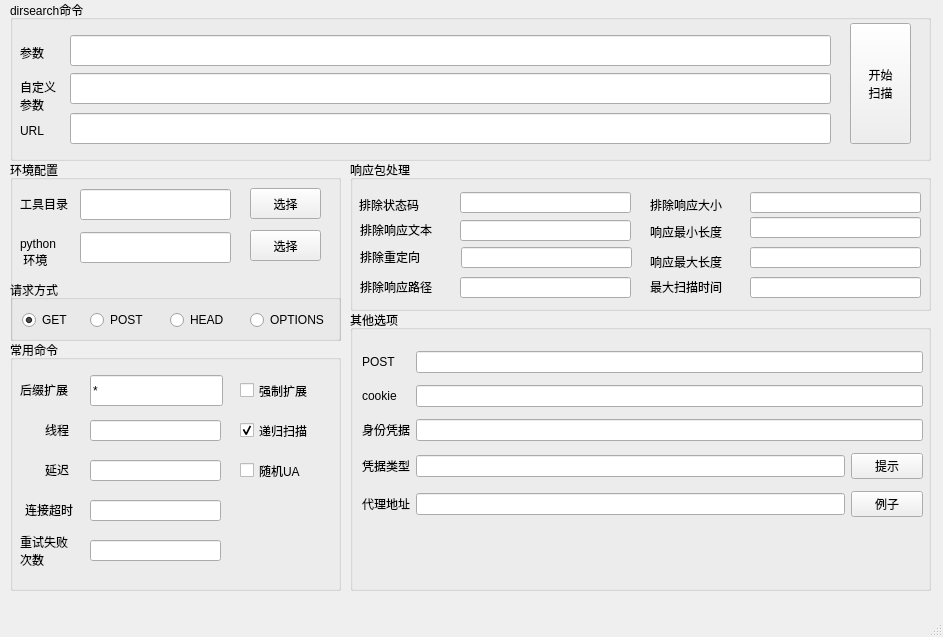
<?xml version="1.0" encoding="UTF-8"?>
<ui version="4.0">
 <class>MainWindow</class>
 <widget class="QMainWindow" name="MainWindow">
  <property name="geometry">
   <rect>
    <x>0</x>
    <y>0</y>
    <width>943</width>
    <height>637</height>
   </rect>
  </property>
  <property name="windowTitle">
   <string>dirsearch_gui</string>
  </property>
  <property name="windowIcon">
   <iconset>
    <normaloff>:/png/1.ico</normaloff>:/png/1.ico</iconset>
  </property>
  <widget class="QWidget" name="centralwidget">
   <widget class="QGroupBox" name="groupBox">
    <property name="geometry">
     <rect>
      <x>10</x>
      <y>0</y>
      <width>921</width>
      <height>161</height>
     </rect>
    </property>
    <property name="title">
     <string>dirsearch命令</string>
    </property>
    <widget class="QLabel" name="label">
     <property name="geometry">
      <rect>
       <x>10</x>
       <y>43</y>
       <width>41</width>
       <height>20</height>
      </rect>
     </property>
     <property name="styleSheet">
      <string notr="true"/>
     </property>
     <property name="text">
      <string>参数</string>
     </property>
    </widget>
    <widget class="QLineEdit" name="parameter">
     <property name="geometry">
      <rect>
       <x>60</x>
       <y>35</y>
       <width>761</width>
       <height>31</height>
      </rect>
     </property>
    </widget>
    <widget class="QLabel" name="label_2">
     <property name="geometry">
      <rect>
       <x>10</x>
       <y>80</y>
       <width>51</width>
       <height>31</height>
      </rect>
     </property>
     <property name="styleSheet">
      <string notr="true"/>
     </property>
     <property name="text">
      <string>自定义
参数</string>
     </property>
    </widget>
    <widget class="QLineEdit" name="other_input">
     <property name="geometry">
      <rect>
       <x>60</x>
       <y>73</y>
       <width>761</width>
       <height>31</height>
      </rect>
     </property>
    </widget>
    <widget class="QPushButton" name="scan_start">
     <property name="geometry">
      <rect>
       <x>840</x>
       <y>23</y>
       <width>61</width>
       <height>121</height>
      </rect>
     </property>
     <property name="text">
      <string>开始
扫描</string>
     </property>
    </widget>
    <widget class="QLineEdit" name="input_url">
     <property name="geometry">
      <rect>
       <x>60</x>
       <y>113</y>
       <width>761</width>
       <height>31</height>
      </rect>
     </property>
    </widget>
    <widget class="QLabel" name="label_5">
     <property name="geometry">
      <rect>
       <x>10</x>
       <y>123</y>
       <width>41</width>
       <height>16</height>
      </rect>
     </property>
     <property name="styleSheet">
      <string notr="true"/>
     </property>
     <property name="text">
      <string>URL</string>
     </property>
    </widget>
   </widget>
   <widget class="QGroupBox" name="groupBox_3">
    <property name="geometry">
     <rect>
      <x>350</x>
      <y>160</y>
      <width>581</width>
      <height>151</height>
     </rect>
    </property>
    <property name="title">
     <string>响应包处理</string>
    </property>
    <widget class="QLabel" name="label_15">
     <property name="geometry">
      <rect>
       <x>10</x>
       <y>117</y>
       <width>101</width>
       <height>20</height>
      </rect>
     </property>
     <property name="styleSheet">
      <string notr="true"/>
     </property>
     <property name="text">
      <string>排除响应路径</string>
     </property>
    </widget>
    <widget class="QLineEdit" name="input_exclude_redirect">
     <property name="geometry">
      <rect>
       <x>111</x>
       <y>87</y>
       <width>171</width>
       <height>21</height>
      </rect>
     </property>
     <property name="text">
      <string/>
     </property>
    </widget>
    <widget class="QLabel" name="label_12">
     <property name="geometry">
      <rect>
       <x>9</x>
       <y>37</y>
       <width>91</width>
       <height>16</height>
      </rect>
     </property>
     <property name="styleSheet">
      <string notr="true"/>
     </property>
     <property name="text">
      <string>排除状态码</string>
     </property>
    </widget>
    <widget class="QLabel" name="label_14">
     <property name="geometry">
      <rect>
       <x>10</x>
       <y>87</y>
       <width>91</width>
       <height>20</height>
      </rect>
     </property>
     <property name="styleSheet">
      <string notr="true"/>
     </property>
     <property name="text">
      <string>排除重定向</string>
     </property>
    </widget>
    <widget class="QLineEdit" name="input_exclude_response">
     <property name="geometry">
      <rect>
       <x>110</x>
       <y>117</y>
       <width>171</width>
       <height>21</height>
      </rect>
     </property>
     <property name="text">
      <string/>
     </property>
    </widget>
    <widget class="QLineEdit" name="input_exclude_status">
     <property name="geometry">
      <rect>
       <x>110</x>
       <y>32</y>
       <width>171</width>
       <height>21</height>
      </rect>
     </property>
     <property name="text">
      <string/>
     </property>
    </widget>
    <widget class="QLineEdit" name="input_exclude_texts">
     <property name="geometry">
      <rect>
       <x>110</x>
       <y>60</y>
       <width>171</width>
       <height>21</height>
      </rect>
     </property>
     <property name="text">
      <string/>
     </property>
    </widget>
    <widget class="QLabel" name="label_13">
     <property name="geometry">
      <rect>
       <x>10</x>
       <y>60</y>
       <width>91</width>
       <height>20</height>
      </rect>
     </property>
     <property name="styleSheet">
      <string notr="true"/>
     </property>
     <property name="text">
      <string>排除响应文本</string>
     </property>
    </widget>
    <widget class="QLabel" name="label_16">
     <property name="geometry">
      <rect>
       <x>300</x>
       <y>37</y>
       <width>91</width>
       <height>16</height>
      </rect>
     </property>
     <property name="styleSheet">
      <string notr="true"/>
     </property>
     <property name="text">
      <string>排除响应大小</string>
     </property>
    </widget>
    <widget class="QLineEdit" name="input_exclude_sizes">
     <property name="geometry">
      <rect>
       <x>400</x>
       <y>32</y>
       <width>171</width>
       <height>21</height>
      </rect>
     </property>
     <property name="text">
      <string/>
     </property>
    </widget>
    <widget class="QLineEdit" name="input_min_response_size">
     <property name="geometry">
      <rect>
       <x>400</x>
       <y>57</y>
       <width>171</width>
       <height>21</height>
      </rect>
     </property>
     <property name="text">
      <string/>
     </property>
    </widget>
    <widget class="QLabel" name="label_18">
     <property name="geometry">
      <rect>
       <x>300</x>
       <y>62</y>
       <width>91</width>
       <height>20</height>
      </rect>
     </property>
     <property name="styleSheet">
      <string notr="true"/>
     </property>
     <property name="text">
      <string>响应最小长度</string>
     </property>
    </widget>
    <widget class="QLabel" name="label_19">
     <property name="geometry">
      <rect>
       <x>300</x>
       <y>92</y>
       <width>91</width>
       <height>20</height>
      </rect>
     </property>
     <property name="styleSheet">
      <string notr="true"/>
     </property>
     <property name="text">
      <string>响应最大长度</string>
     </property>
    </widget>
    <widget class="QLineEdit" name="input_max_response_size">
     <property name="geometry">
      <rect>
       <x>400</x>
       <y>87</y>
       <width>171</width>
       <height>21</height>
      </rect>
     </property>
     <property name="text">
      <string/>
     </property>
    </widget>
    <widget class="QLabel" name="label_20">
     <property name="geometry">
      <rect>
       <x>300</x>
       <y>117</y>
       <width>91</width>
       <height>20</height>
      </rect>
     </property>
     <property name="styleSheet">
      <string notr="true"/>
     </property>
     <property name="text">
      <string>最大扫描时间</string>
     </property>
    </widget>
    <widget class="QLineEdit" name="input_max_time">
     <property name="geometry">
      <rect>
       <x>400</x>
       <y>117</y>
       <width>171</width>
       <height>21</height>
      </rect>
     </property>
     <property name="text">
      <string/>
     </property>
    </widget>
   </widget>
   <widget class="QGroupBox" name="groupBox_5">
    <property name="geometry">
     <rect>
      <x>350</x>
      <y>310</y>
      <width>581</width>
      <height>281</height>
     </rect>
    </property>
    <property name="title">
     <string>其他选项</string>
    </property>
    <widget class="QWidget" name="">
     <property name="geometry">
      <rect>
       <x>12</x>
       <y>35</y>
       <width>561</width>
       <height>181</height>
      </rect>
     </property>
     <layout class="QGridLayout" name="gridLayout">
      <item row="0" column="0">
       <widget class="QLabel" name="label_6">
        <property name="styleSheet">
         <string notr="true"/>
        </property>
        <property name="text">
         <string>POST</string>
        </property>
       </widget>
      </item>
      <item row="0" column="1">
       <widget class="QLineEdit" name="input_post_data"/>
      </item>
      <item row="1" column="0">
       <widget class="QLabel" name="label_7">
        <property name="styleSheet">
         <string notr="true"/>
        </property>
        <property name="text">
         <string>cookie</string>
        </property>
       </widget>
      </item>
      <item row="1" column="1">
       <widget class="QLineEdit" name="input_cookie"/>
      </item>
      <item row="2" column="0">
       <widget class="QLabel" name="label_17">
        <property name="styleSheet">
         <string notr="true"/>
        </property>
        <property name="text">
         <string>身份凭据</string>
        </property>
       </widget>
      </item>
      <item row="2" column="1">
       <widget class="QLineEdit" name="input_auth"/>
      </item>
      <item row="3" column="0" colspan="2">
       <layout class="QHBoxLayout" name="horizontalLayout">
        <item>
         <widget class="QLabel" name="label_23">
          <property name="styleSheet">
           <string notr="true"/>
          </property>
          <property name="text">
           <string>凭据类型</string>
          </property>
         </widget>
        </item>
        <item>
         <widget class="QLineEdit" name="input_auth_type">
          <property name="text">
           <string/>
          </property>
         </widget>
        </item>
        <item>
         <widget class="QPushButton" name="auth_tips">
          <property name="maximumSize">
           <size>
            <width>72</width>
            <height>16777215</height>
           </size>
          </property>
          <property name="text">
           <string>提示</string>
          </property>
         </widget>
        </item>
       </layout>
      </item>
      <item row="4" column="0" colspan="2">
       <layout class="QHBoxLayout" name="horizontalLayout_2">
        <item>
         <widget class="QLabel" name="label_24">
          <property name="styleSheet">
           <string notr="true"/>
          </property>
          <property name="text">
           <string>代理地址</string>
          </property>
         </widget>
        </item>
        <item>
         <widget class="QLineEdit" name="input_proxy">
          <property name="text">
           <string/>
          </property>
         </widget>
        </item>
        <item>
         <widget class="QPushButton" name="auth_tips_2">
          <property name="maximumSize">
           <size>
            <width>72</width>
            <height>16777215</height>
           </size>
          </property>
          <property name="text">
           <string>例子</string>
          </property>
         </widget>
        </item>
       </layout>
      </item>
     </layout>
    </widget>
   </widget>
   <widget class="QGroupBox" name="groupBox_2">
    <property name="geometry">
     <rect>
      <x>10</x>
      <y>160</y>
      <width>331</width>
      <height>181</height>
     </rect>
    </property>
    <property name="title">
     <string>环境配置</string>
    </property>
    <widget class="QLabel" name="label_3">
     <property name="geometry">
      <rect>
       <x>10</x>
       <y>34</y>
       <width>61</width>
       <height>20</height>
      </rect>
     </property>
     <property name="styleSheet">
      <string notr="true"/>
     </property>
     <property name="text">
      <string>工具目录</string>
     </property>
    </widget>
    <widget class="QLineEdit" name="input_dirsearch">
     <property name="geometry">
      <rect>
       <x>70</x>
       <y>29</y>
       <width>151</width>
       <height>31</height>
      </rect>
     </property>
    </widget>
    <widget class="QPushButton" name="select_dirsearch">
     <property name="geometry">
      <rect>
       <x>240</x>
       <y>28</y>
       <width>71</width>
       <height>31</height>
      </rect>
     </property>
     <property name="text">
      <string>选择</string>
     </property>
    </widget>
    <widget class="QLabel" name="label_4">
     <property name="geometry">
      <rect>
       <x>10</x>
       <y>77</y>
       <width>51</width>
       <height>31</height>
      </rect>
     </property>
     <property name="styleSheet">
      <string notr="true"/>
     </property>
     <property name="text">
      <string>python
 环境</string>
     </property>
    </widget>
    <widget class="QLineEdit" name="input_python">
     <property name="geometry">
      <rect>
       <x>70</x>
       <y>72</y>
       <width>151</width>
       <height>31</height>
      </rect>
     </property>
     <property name="minimumSize">
      <size>
       <width>27</width>
       <height>0</height>
      </size>
     </property>
     <property name="maximumSize">
      <size>
       <width>16777215</width>
       <height>16777215</height>
      </size>
     </property>
     <property name="text">
      <string/>
     </property>
    </widget>
    <widget class="QPushButton" name="select_python">
     <property name="geometry">
      <rect>
       <x>240</x>
       <y>70</y>
       <width>71</width>
       <height>31</height>
      </rect>
     </property>
     <property name="text">
      <string>选择</string>
     </property>
    </widget>
    <widget class="QGroupBox" name="groupBox_6">
     <property name="geometry">
      <rect>
       <x>0</x>
       <y>120</y>
       <width>331</width>
       <height>81</height>
      </rect>
     </property>
     <property name="title">
      <string>请求方式</string>
     </property>
     <widget class="QRadioButton" name="radio_GET">
      <property name="geometry">
       <rect>
        <x>12</x>
        <y>32</y>
        <width>61</width>
        <height>16</height>
       </rect>
      </property>
      <property name="text">
       <string>GET</string>
      </property>
      <property name="checked">
       <bool>true</bool>
      </property>
      <property name="autoRepeat">
       <bool>false</bool>
      </property>
     </widget>
     <widget class="QRadioButton" name="radio_POST">
      <property name="geometry">
       <rect>
        <x>80</x>
        <y>32</y>
        <width>81</width>
        <height>16</height>
       </rect>
      </property>
      <property name="text">
       <string>POST</string>
      </property>
     </widget>
     <widget class="QRadioButton" name="radio_HEAD">
      <property name="geometry">
       <rect>
        <x>160</x>
        <y>32</y>
        <width>71</width>
        <height>16</height>
       </rect>
      </property>
      <property name="text">
       <string>HEAD</string>
      </property>
     </widget>
     <widget class="QRadioButton" name="radio_OPTIONS">
      <property name="geometry">
       <rect>
        <x>240</x>
        <y>32</y>
        <width>91</width>
        <height>16</height>
       </rect>
      </property>
      <property name="text">
       <string>OPTIONS</string>
      </property>
     </widget>
    </widget>
   </widget>
   <widget class="QGroupBox" name="groupBox_4">
    <property name="geometry">
     <rect>
      <x>10</x>
      <y>340</y>
      <width>331</width>
      <height>251</height>
     </rect>
    </property>
    <property name="title">
     <string>常用命令</string>
    </property>
    <widget class="QLabel" name="label_9">
     <property name="geometry">
      <rect>
       <x>10</x>
       <y>40</y>
       <width>61</width>
       <height>20</height>
      </rect>
     </property>
     <property name="styleSheet">
      <string notr="true"/>
     </property>
     <property name="text">
      <string>后缀扩展</string>
     </property>
    </widget>
    <widget class="QLineEdit" name="input_EXTENSIONS">
     <property name="geometry">
      <rect>
       <x>80</x>
       <y>35</y>
       <width>133</width>
       <height>31</height>
      </rect>
     </property>
     <property name="text">
      <string>*</string>
     </property>
     <property name="readOnly">
      <bool>false</bool>
     </property>
    </widget>
    <widget class="QCheckBox" name="force_extensions">
     <property name="geometry">
      <rect>
       <x>230</x>
       <y>40</y>
       <width>91</width>
       <height>21</height>
      </rect>
     </property>
     <property name="styleSheet">
      <string notr="true"/>
     </property>
     <property name="text">
      <string>强制扩展</string>
     </property>
    </widget>
    <widget class="QLabel" name="label_10">
     <property name="geometry">
      <rect>
       <x>35</x>
       <y>80</y>
       <width>41</width>
       <height>20</height>
      </rect>
     </property>
     <property name="styleSheet">
      <string notr="true"/>
     </property>
     <property name="text">
      <string>线程</string>
     </property>
    </widget>
    <widget class="QLineEdit" name="input_threads">
     <property name="geometry">
      <rect>
       <x>80</x>
       <y>80</y>
       <width>131</width>
       <height>21</height>
      </rect>
     </property>
     <property name="text">
      <string/>
     </property>
    </widget>
    <widget class="QLabel" name="label_11">
     <property name="geometry">
      <rect>
       <x>35</x>
       <y>120</y>
       <width>41</width>
       <height>20</height>
      </rect>
     </property>
     <property name="styleSheet">
      <string notr="true"/>
     </property>
     <property name="text">
      <string>延迟</string>
     </property>
    </widget>
    <widget class="QLineEdit" name="input_delay">
     <property name="geometry">
      <rect>
       <x>80</x>
       <y>120</y>
       <width>131</width>
       <height>21</height>
      </rect>
     </property>
     <property name="text">
      <string/>
     </property>
    </widget>
    <widget class="QLabel" name="label_21">
     <property name="geometry">
      <rect>
       <x>15</x>
       <y>160</y>
       <width>61</width>
       <height>20</height>
      </rect>
     </property>
     <property name="styleSheet">
      <string notr="true"/>
     </property>
     <property name="text">
      <string>连接超时</string>
     </property>
    </widget>
    <widget class="QLineEdit" name="input_timeout">
     <property name="geometry">
      <rect>
       <x>80</x>
       <y>160</y>
       <width>131</width>
       <height>21</height>
      </rect>
     </property>
     <property name="text">
      <string/>
     </property>
    </widget>
    <widget class="QCheckBox" name="recursive">
     <property name="geometry">
      <rect>
       <x>230</x>
       <y>80</y>
       <width>91</width>
       <height>21</height>
      </rect>
     </property>
     <property name="styleSheet">
      <string notr="true"/>
     </property>
     <property name="text">
      <string>递归扫描</string>
     </property>
     <property name="checked">
      <bool>true</bool>
     </property>
    </widget>
    <widget class="QCheckBox" name="random_agent">
     <property name="geometry">
      <rect>
       <x>230</x>
       <y>120</y>
       <width>81</width>
       <height>21</height>
      </rect>
     </property>
     <property name="styleSheet">
      <string notr="true"/>
     </property>
     <property name="text">
      <string>随机UA</string>
     </property>
    </widget>
    <widget class="QLabel" name="label_22">
     <property name="geometry">
      <rect>
       <x>10</x>
       <y>190</y>
       <width>61</width>
       <height>41</height>
      </rect>
     </property>
     <property name="styleSheet">
      <string notr="true"/>
     </property>
     <property name="text">
      <string>重试失败
次数</string>
     </property>
    </widget>
    <widget class="QLineEdit" name="input_retries">
     <property name="geometry">
      <rect>
       <x>80</x>
       <y>200</y>
       <width>131</width>
       <height>21</height>
      </rect>
     </property>
     <property name="text">
      <string/>
     </property>
    </widget>
   </widget>
   <widget class="QLabel" name="label_25">
    <property name="geometry">
     <rect>
      <x>440</x>
      <y>520</y>
      <width>421</width>
      <height>81</height>
     </rect>
    </property>
    <property name="styleSheet">
     <string notr="true">image: url(:/png/test.png);</string>
    </property>
    <property name="text">
     <string/>
    </property>
   </widget>
  </widget>
  <widget class="QMenuBar" name="menubar">
   <property name="geometry">
    <rect>
     <x>0</x>
     <y>0</y>
     <width>943</width>
     <height>23</height>
    </rect>
   </property>
  </widget>
  <widget class="QStatusBar" name="statusbar"/>
 </widget>
 <resources>
  <include location="dirsearch.qrc"/>
 </resources>
 <connections/>
</ui>
